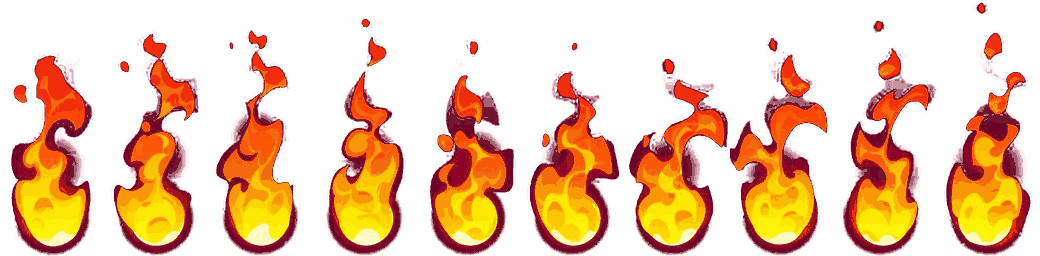
#> input picture ui/v2.5/src/components/Scenes/flames.png, 1040 x 256 px
$ python build_flame_sprite.py ../src/components/Scenes/flames.png
#> lines starting #> are read from the running program, lines starting #| are printed output that depends on the picture
"""Turns the flame sprite sheet into a transparent, evenly-celled strip.

Run from ui/v2.5:
    python3 scripts/build_flame_sprite.py <source.png> [dest.png]

The source sheet is not kept in the repo - only the strip this produces,
src/components/Scenes/flames.png. Re-run this if the artwork is ever replaced.

The source is a row of hand-drawn flames on a flat dark ground. Three things
have to happen before CSS can step through it as a sprite:

  * the ground has to become alpha, or the card shows through it as dark
    rectangles. Alpha is taken from each pixel's distance to the ground
    colour, which keeps the soft outer glow that a colour key would clip away.
  * the frames have to be cut apart at the gutters between them. They are not
    evenly spaced, and their glows touch, so the cut is made at the darkest
    column near each nominal boundary rather than by slicing into tenths.
  * they have to be re-laid into cells of equal width, each flame centred on
    its own base and standing on the cell floor. Stepping through the drawn
    frames as they come makes the flame jitter and hop.
"""
import sys

import numpy as np
from PIL import Image

FRAMES = 10
# The source carries faint smoke wisps as well as flame. Anything within
# SMOKE of the ground colour is dropped outright - kept, it composites onto a
# bright preview as grey smudges - and the glow ramps from there up to OPAQUE.
SMOKE = 22.0
OPAQUE = 52.0
PAD_X, PAD_Y = 8, 4
CELL_H = 256  # the sheet is redrawn to this cell height; a flame is at most
              # about 160px tall on a card, so the source's 491 is dead weight
COLOURS = 96  # flat cel-shaded fills quantise to a small palette very well


def to_rgba(im):
    """Ground colour out, alpha in.

    The glow is drawn *blended into* the ground, so simply keeping the pixel
    and adding alpha leaves the ground's colour smeared through it - which
    shows up as a dark ring once the flame is composited onto anything
    lighter. Undoing the blend recovers what the glow's own colour was:
    p = c*a + ground*(1-a), so c = (p - ground*(1-a)) / a.
    """
    rgb = np.asarray(im.convert("RGB")).astype(np.float64)
    ground = rgb[2, 2].copy()
    dist = np.abs(rgb - ground).max(axis=2)
    alpha = np.clip((dist - SMOKE) / (OPAQUE - SMOKE), 0, 1)
    a = alpha[:, :, None]
    with np.errstate(divide="ignore", invalid="ignore"):
        colour = np.where(a > 0.05, (rgb - ground * (1 - a)) / a, 0)
    colour = np.clip(np.nan_to_num(colour), 0, 255)
    alpha = np.where(alpha > 0.05, alpha, 0)
    return np.dstack([colour, alpha * 255]).round().astype(np.uint8), dist


def cut_points(dist):
    """The darkest column near each nominal frame boundary."""
    prof = dist.sum(axis=0)
    step = len(prof) / FRAMES
    edges = [0]
    for k in range(1, FRAMES):
        c = int(k * step)
        lo, hi = max(0, c - 70), min(len(prof), c + 70)
        edges.append(lo + int(np.argmin(prof[lo:hi])))
    edges.append(len(prof))
    return edges


def base_centre(alpha):
    """Horizontal centre of the flame's foot, not of its bounding box.

    Centring on the bounding box lets a frame whose licks lean left sit its
    base to the right, which reads as the flame skating sideways.
    """
    h = alpha.shape[0]
    foot = alpha[int(h * 0.86):].sum(axis=0)
    if foot.sum() == 0:
        return alpha.shape[1] / 2
    return float((foot * np.arange(len(foot))).sum() / foot.sum())


def main(src, dst="src/components/Scenes/flames.png"):
#> called with src = '../src/components/Scenes/flames.png', dst = 'src/components/Scenes/flames.png'
    rgba, dist = to_rgba(Image.open(src))
#> in to_rgba, `rgb = np.asarray(im.convert("RGB")).astype(np.float64)`:
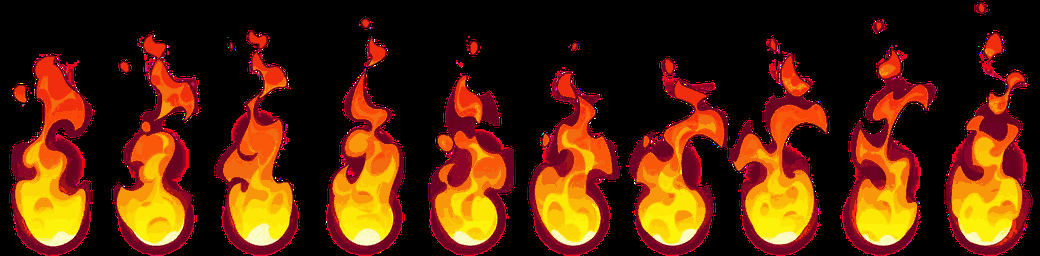
#> rgb: shape (256, 1040, 3) float64; mean R, G, B 82.9, 37.5, 10.5
#> in to_rgba, `ground = rgb[2, 2].copy()`: ground = [0, 0, 0]
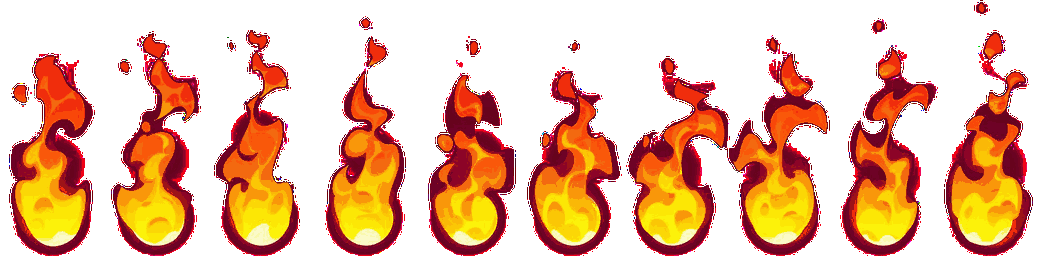
#> rgba: shape (256, 1040, 4); mean of channels 0, 1, 2, 3 82.9, 37.5, 10.5, 105.4; transparent parts drawn white
    edges = cut_points(dist)
#> in cut_points, `prof = dist.sum(axis=0)`: prof = 1040 values, max 47880 at index 162, min 0 at index 0, mean 21245.3
#> in cut_points, `step = len(prof) / FRAMES`: step = 104
#> the loop in cut_points, `for k in range(1, FRAMES):` made 9 passes
#> (c, lo, hi) on passes 1 to 9: (104, 34, 174), (208, 138, 278), (312, 242, 382), (416, 346, 486), (520, 450, 590), (624, 554, 694), (728, 658, 798), (832, 762, 902), (936, 866, 1006)
#> after the loop in cut_points, `for k in range(1, FRAMES):`: edges = [0, 95, 201, 300, 406, 516, 622, 728, 830, 938]
#> edges = [0, 95, 201, 300, 406, 516, 622, 728, 830, 938, 1040]

    frames = []
    for i in range(FRAMES):
        cell = rgba[:, edges[i]:edges[i + 1]]
        a = cell[:, :, 3]
        ys, xs = np.nonzero(a > 6)
        box = (xs.min(), ys.min(), xs.max() + 1, ys.max() + 1)
        crop = cell[box[1]:box[3], box[0]:box[2]]
        frames.append((crop, base_centre(crop[:, :, 3])))
#> this loop made 10 passes
#> box on passes 1 to 10: (9, 53, 95, 256), (16, 31, 106, 256), (13, 30, 99, 256), (25, 16, 106, 256), (22, 36, 110, 256), (11, 40, 106, 256), (4, 56, 106, 256), (0, 35, 102, 256), (10, 18, 108, 256), (6, 0, 95, 256)
#> pass 1, in main, `a = cell[:, :, 3]`:
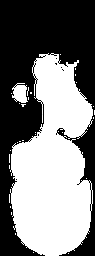
#> a: shape (256, 95); min 0, max 255, mean 124.9
#> pass 2, in main, `cell = rgba[:, edges[i]:edges[i + 1]]`:
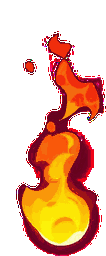
#> cell: shape (256, 106, 4); mean of channels 0, 1, 2, 3 82.8, 36.4, 10.1, 104.8; transparent parts drawn white
#> after the loop, frames = 10 items

    cell_w = max(f.shape[1] for f, _ in frames) + PAD_X
#> cell_w = 110
    cell_h = max(f.shape[0] for f, _ in frames) + PAD_Y
#> cell_h = 260
    sheet = Image.new("RGBA", (cell_w * FRAMES, cell_h), (0, 0, 0, 0))
#> sheet: PIL image 1100x260 RGBA; every value is 0
    for i, (crop, cx) in enumerate(frames):
        img = Image.fromarray(crop, "RGBA")
        x = i * cell_w + int(round(cell_w / 2 - cx))
        x = max(i * cell_w, min(x, (i + 1) * cell_w - img.size[0]))
        sheet.alpha_composite(img, (x, cell_h - img.size[1]))
#> this loop made 10 passes
#> (cx, x) on passes 1 to 10: (42.66, 12), (44.96, 120), (45.77, 229), (38.94, 346), (39.69, 455), (44.41, 561), (46.53, 668), (51.81, 773), (39.83, 892), (43.53, 1001)
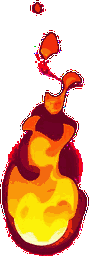
#> img: PIL image 89x256 RGBA; mean R, G, B, A 99.8, 47.1, 13, 127.5; transparent parts drawn white
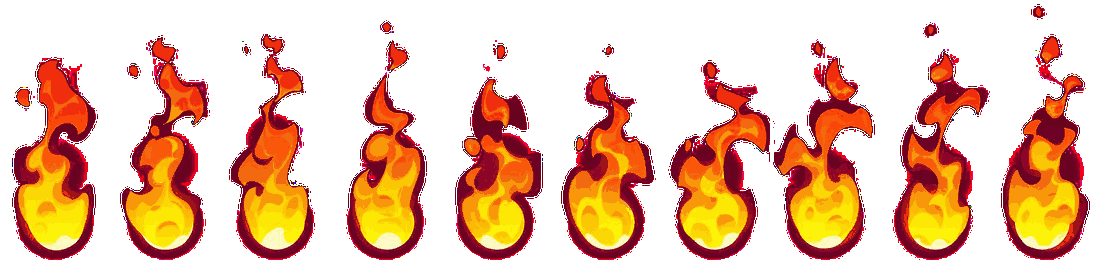
#> sheet: PIL image 1100x260 RGBA; mean R, G, B, A 77.2, 34.9, 9.8, 98.1; transparent parts drawn white
    scale = CELL_H / cell_h
#> scale = 0.985
    sheet = sheet.resize(
        (int(round(cell_w * scale)) * FRAMES, CELL_H), Image.LANCZOS
    )
#> sheet: PIL image 1080x256 RGBA
    # quantise with alpha kept: the art is flat fills plus a soft glow, so a
    # small palette costs nothing visible and most of the file size
    sheet = sheet.quantize(colors=COLOURS, method=Image.FASTOCTREE)
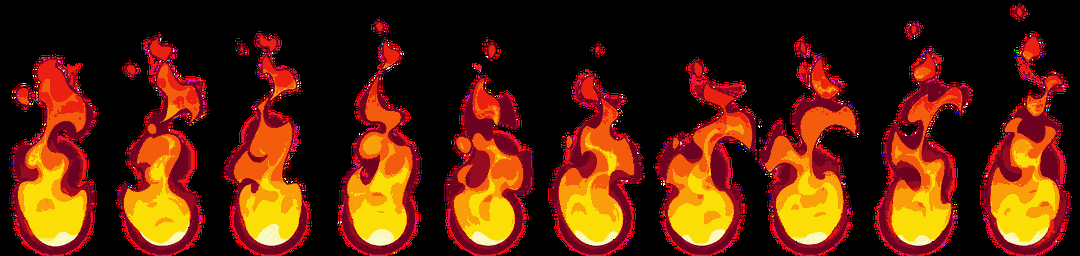
#> sheet: PIL image 1080x256 P; mean R, G, B 85.8, 35.1, 11.2
    sheet.save(dst, optimize=True)
    print("%d frames, cell %dx%d, sheet %dx%d -> %s"
          % (FRAMES, sheet.size[0] // FRAMES, sheet.size[1],
             sheet.size[0], sheet.size[1], dst))
#| 10 frames, cell 108x256, sheet 1080x256 -> src/components/Scenes/flames.png


if __name__ == "__main__":
    main(*sys.argv[1:3])
